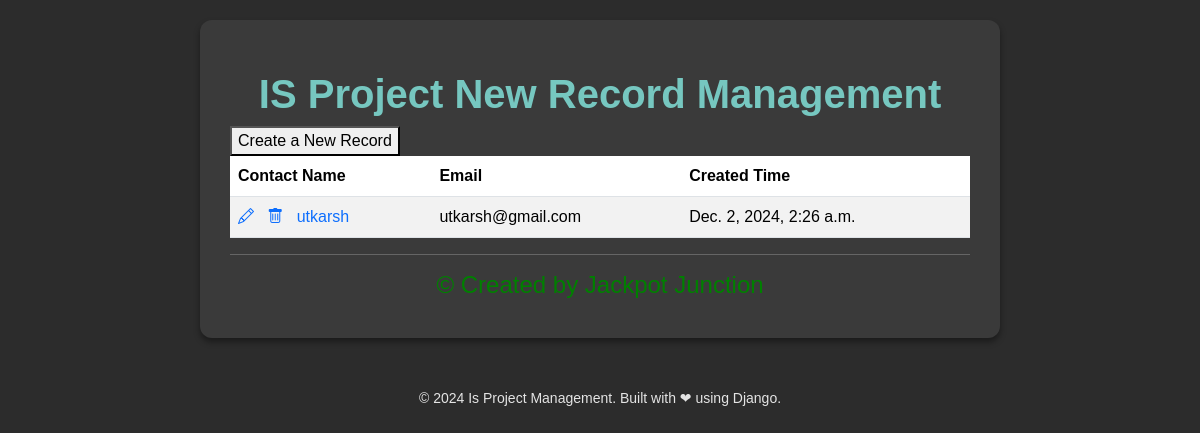
The app's page /, older data.
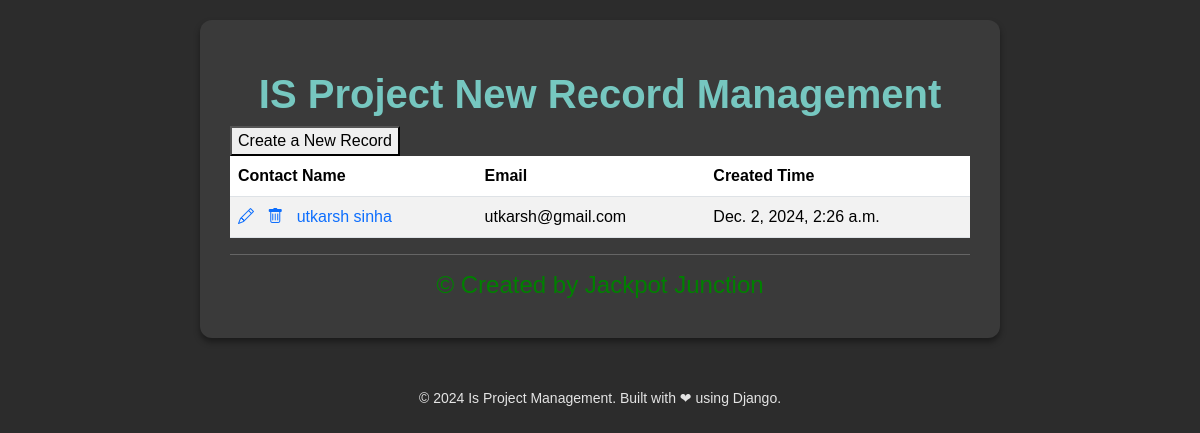
The same page, newer data.
### Contacts/models.py (models this page shows)
class Contact(models.Model):
    id = models.AutoField(primary_key=True)
    name = models.CharField(max_length=20, null=False,unique=True)
    email = models.EmailField(unique=True)
    created_time = models.DateTimeField(auto_now_add=True, editable=False)

### Contacts/views.py (the view)
# urls.py: path("", ContactListView.as_view(), name="contact_list"),
class ContactListView(ListView):
    model = Contact

### Contacts/templates/contacts/contact_list.html (shortened to what this page needs)
{% extends "base.html" %}
{% block content %}
<div class="centered-text blue-text">
    <h1>IS Project New Record Management</h1>
</div>
<form action="{% url 'contact_create' %}" method="get">
    <button type="submit">Create a New Record</button>
</form>
<table class="table table-striped">
  <thead>
    <tr>
        <th>Contact Name</th>
        <th>Email</th>
        <th>Created Time</th>
    </tr>
</thead>
<tbody>
    {% for contact in contact_list %}
    <tr>
        <td>
            <a class="icon-link" href="{% url 'contact_update' contact.pk %}">
                <i class="bi bi-pencil"></i>
            </a>
            <a class="icon-link" href="{% url 'contact_delete' contact.pk %}">
                <i class="bi bi-trash"></i>
            </a>
            <a class="icon-link" href="{% url 'contact_detail' contact.pk %}">
                {{ contact.name }}
            </a>
        </td>
        <td>
            {{ contact.email }}
        </td>
        <td>
            {{ contact.created_time }}
        </td>
    </tr>
    {% endfor %}
</tbody>
</table>
<hr>
<div class="centered-text green-text">
    <h4>&copy; Created by Jackpot Junction</h4>
</div>
{% endblock content %}

Row changes from the older to the newer data that the page shows:
changed Contact "utkarsh@gmail.com": name "utkarsh" → "utkarsh sinha"
